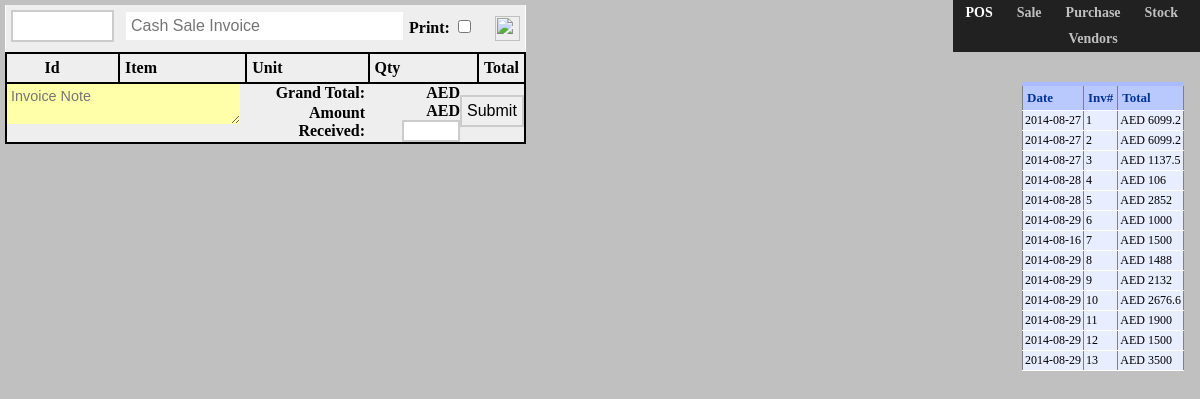
Page /pos.php on the committed database.
### tables this page shows
CREATE TABLE `sale_invoices` (
  `sale_invoice_id` int(10) unsigned NOT NULL AUTO_INCREMENT,
  `date` date NOT NULL DEFAULT '1970-01-01',
  `invoice_title` varchar(50) DEFAULT NULL,
  `invoice_note` varchar(200) DEFAULT NULL,
  `amount_received` decimal(10,3) unsigned DEFAULT '0.000',
  `raw_data` text,
  `timestamp` int(8) DEFAULT '0',
  PRIMARY KEY (`sale_invoice_id`)
);

### config.php (called while the page is built, shortened)
<?php
	$Currency = "AED";
	function clean_num( $num ){
		$pos = strpos($num, '.');
		if($pos === false) {
			return $num;
		}
		else {
			return rtrim(rtrim($num, '0'), '.');
		}
	}
?>

### pos.php (the view, shortened to what this page needs)
<html xmlns="http://www.w3.org/1999/xhtml" xml:lang="en" lang="en">
<head>
	<link rel="stylesheet" href="css/jquery-ui.css" />
	<link href="css/table_box.css" rel="stylesheet" type="text/css">
<?php
	include_once('config.php');
	$dbhi = new mysqli($mysql_host, $mysql_user, $mysql_pass, $mysql_database);
?>
</head>
<body bgcolor="silver">
	<?php include('panel.php'); ?>
	<form id="sale_invoice" action="<?php echo $_SERVER['PHP_SELF']; ?>" method="post">
		<table id="tid_sale" border=0 >
			<thead>
				<tr>
					<th style="border:0px;" colspan=2>
						<input type="text" name="inv_date_disp" size=10 readonly required/>
					</th>
					<th style="border:0px;" colspan="3">
						<table id="tid_hidden_tight" border=0 >
							<thead>
							<tr>
								<th rowspan=2>
									<input style="border: 0px" type="text" name="inv_title" placeholder="Cash Sale Invoice" size=30 />
								</th>
								<th>
									<div style="display:inline;">
										&nbsp;Print:&nbsp;
										<input type="checkbox" name="print_invoice" />
									</div>
								</th>
							</tr>
							</thead>
						</table>
					</th>
					<th style="border:0px;" align="right">
						<a href="#"><img src="imgs/add.png" name="inv_addimg" height="25" width="25" /></a>
					</th>
				</tr>
			</thead>
			<thead>
				<tr>
					<th style="border-right:0px;" ></th>
					<th style="border-left:0px;" >Id</th>
					<th>Item</th>
					<th>Unit</th>
					<th>Qty</th>
					<th>Total</th>
				</tr>
			</thead>
			<tfoot>
				<tr>
					<th style="padding:0px" colspan=6>
						<table id="tid_hidden_tight" cellspacing=0 cellpadding=0 margin="0" width="100%" border=0>
							<tr>
								<th style="padding:0;" valign=top rowspan="2" width="45%">
									<textarea placeholder="Invoice Note" style="background-color:#FFFFAA; width:100%; margin:0; border:0px;" rows="2" name="inv_note"></textarea>
								</th>
								<th style="" align="right">
									Grand Total:
								</th>
								<th align="right">
									<div id="did_gtotal">
										<?php echo $Currency; ?>
									</div>
								</th>
								<th style="" rowspan="2">
									<input type="submit" name="submit_inv" value="Submit">
								</th>
							</tr>
							<tr>
								<th style="" align="right">
									Amount Received:
								</th>
								<th align="right">
									<?php echo $Currency; ?>
									<input name="inv_areceived" style="padding:0;margin:0" type="text" size="6" />
								</th>
							</tr>
						</table>
					</th>
				</tr>
			</tfoot>
		</table>
	</form>
	<div id="s_table_container">
		<table id="inv_table" class="blue_table_tight" border=1>
			<tr>
				<th>Date</th>
				<th>Inv#</th>
				<th>Total</th>
			</tr>
			<?php
				$mysql_q = "SELECT * FROM sale_invoices";
				$query_res = $dbhi->query($mysql_q);
				while($row = $query_res->fetch_assoc() ) {
					echo
					"
					<tr name='inv_disp_row[]'>
						<td>".$row['date']."</td>
						<td name='inv_disp_id[]' title='".$row['invoice_title']."'>
							".$row['sale_invoice_id']."
						</td>
						<td>
							$Currency ".clean_num($row['amount_received'])."
						</td>
						</a>
					</tr>
					";
				}
			?>
		</table>
</body>
</html>

### panel.php
<?php
	$parts = explode('/', $_SERVER["PHP_SELF"]);
	$self_file = $parts[count($parts) - 1];
	$style[$self_file] =' style="color: white;" ';
?>
<table id="panetable" cellpadding="0" cellspacing="0">
	<tr>
		<td align="right" valign="top">
			<table cellpadding="5" cellspacing="0" bgcolor="#212121">
				<tr>
					<td align="center"><a class="panel" href="pos.php" <?php echo @$style['pos.php'];?>>
						&nbsp;&nbsp;POS&nbsp;&nbsp;
					</a></td>
					<td align="center"><a class="panel" href="sale.php" <?php echo @$style['sale.php'];?>>
						&nbsp;&nbsp;Sale&nbsp;&nbsp;
					</a></td>
					<td align="center"><a class="panel" href="purchase.php" <?php echo @$style['purchase.php'];?>>
						&nbsp;&nbsp;Purchase&nbsp;&nbsp;
					</a></td>
					<td align="center"><a class="panel" href="stock.php" <?php echo @$style['stock.php'];?>>
						&nbsp;&nbsp;Stock&nbsp;&nbsp;
					</a></td>
				</tr>
				<tr>
					<td></td>
					<td></td>
					<td align="center"><a class="panel" href="vendors.php" <?php echo @$style['vendors.php'];?>>
							&nbsp;&nbsp;Vendors&nbsp;&nbsp;
						</a></td>
					<td></td>
					<td></td>
				</tr>
			</table>
		</td>
	</tr>
</table>

### css/table_box.css (style rules this page uses)
html,body { margin:0;padding:0; }
.blue_table_tight { font-family: "Lucida Sans Unicode", "Lucida Grande", "Sans-Serif"; font-size: 12px; margin: 2px; text-align: left; border-collapse: collapse; }
.blue_table_tight th { font-size: 13px; font-weight: bold; padding: 4px; background: #b9c9fe; border-top: 4px solid #aabcfe; border-bottom: 1px solid #fff; color: #039; }
.blue_table_tight td { padding: 2px; background: #e8edff; border-bottom: 1px solid #fff; color: #000; border-top: 1px solid transparent; }
#tid_sale { background: #fff; margin: 5px; border-collapse: collapse; text-align: left; }
#tid_sale th { border: 2px solid black; padding: 5px; background: #eee; font-weight: bold; }
#tid_hidden_tight, #tid_hidden_tight th, #tid_hidden_tight td { margin: 0px; padding: 0px 0px 0px 0px; border: 0px; border-top: 0px; border-bottom: 0px; border-left: 0px; border-right: 0px; }
#s_table_container { position: fixed; top: 10%; right: 0px; overflow: auto; height: 70%; width: 15%; }
input,button { padding: 5px; font-family: Helvetica, sans-serif; font-size: 1.0em; margin: 0px 0px 5px 0px; border: 2px solid #ccc; }
textarea { padding: 4px; font-family: Helvetica, sans-serif; font-size: 0.9em; margin: 0px 0px 10px 0px; border: 2px solid #ccc; }
.panel { background: #212121; color: silver; font-size: 14px; font-weight: bold; font-family: Georgia, serif; text-decoration: none; vertical-align: middle; z-index:99; }
#panetable { position: fixed; top: 0px; right: 0px; }

### rows in the picture
sale_invoices: date "2014-08-27", sale_invoice_id "1", amount_received "6099.2"
sale_invoices: date "2014-08-27", sale_invoice_id "2", amount_received "6099.2"
sale_invoices: date "2014-08-27", sale_invoice_id "3", amount_received "1137.5"
sale_invoices: date "2014-08-28", sale_invoice_id "4", amount_received "106"
sale_invoices: date "2014-08-28", sale_invoice_id "5", amount_received "2852"
sale_invoices: date "2014-08-29", sale_invoice_id "6", amount_received "1000"
sale_invoices: date "2014-08-16", sale_invoice_id "7", amount_received "1500"
sale_invoices: date "2014-08-29", sale_invoice_id "8", amount_received "1488"
sale_invoices: date "2014-08-29", sale_invoice_id "9", amount_received "2132"
sale_invoices: date "2014-08-29", sale_invoice_id "10", amount_received "2676.6"
sale_invoices: date "2014-08-29", sale_invoice_id "11", amount_received "1900"
sale_invoices: date "2014-08-29", sale_invoice_id "12", amount_received "1500"
sale_invoices: date "2014-08-29", sale_invoice_id "13", amount_received "3500"

### other values in the picture
$Currency "AED"
